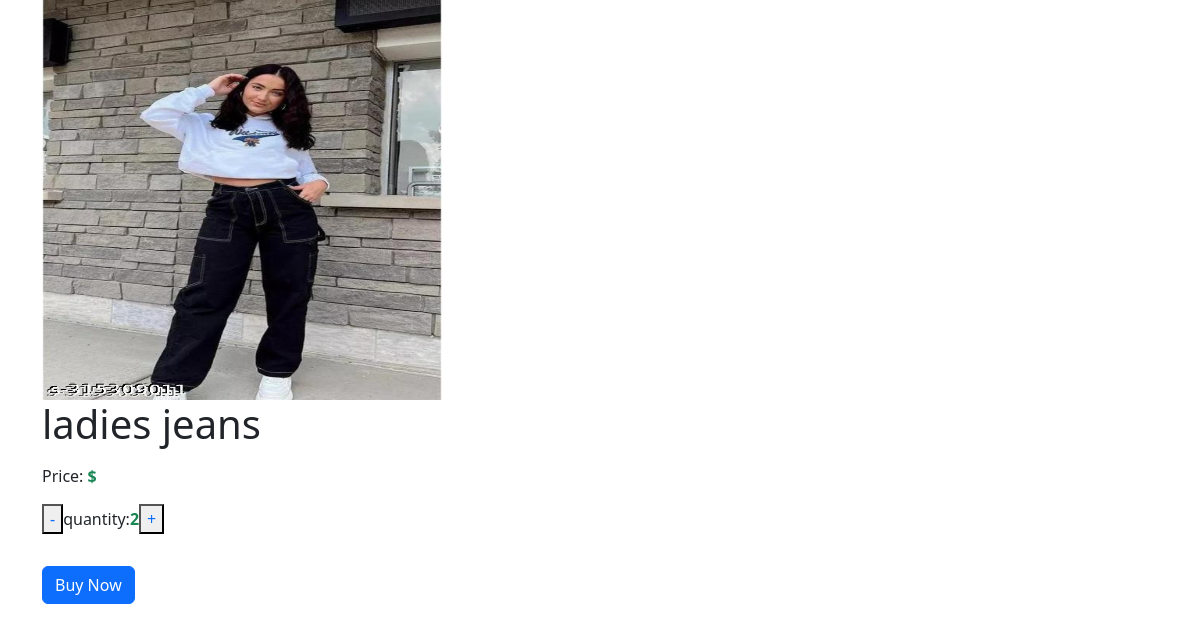
/view_cart (signed in), run on an earlier commit of the app's database.
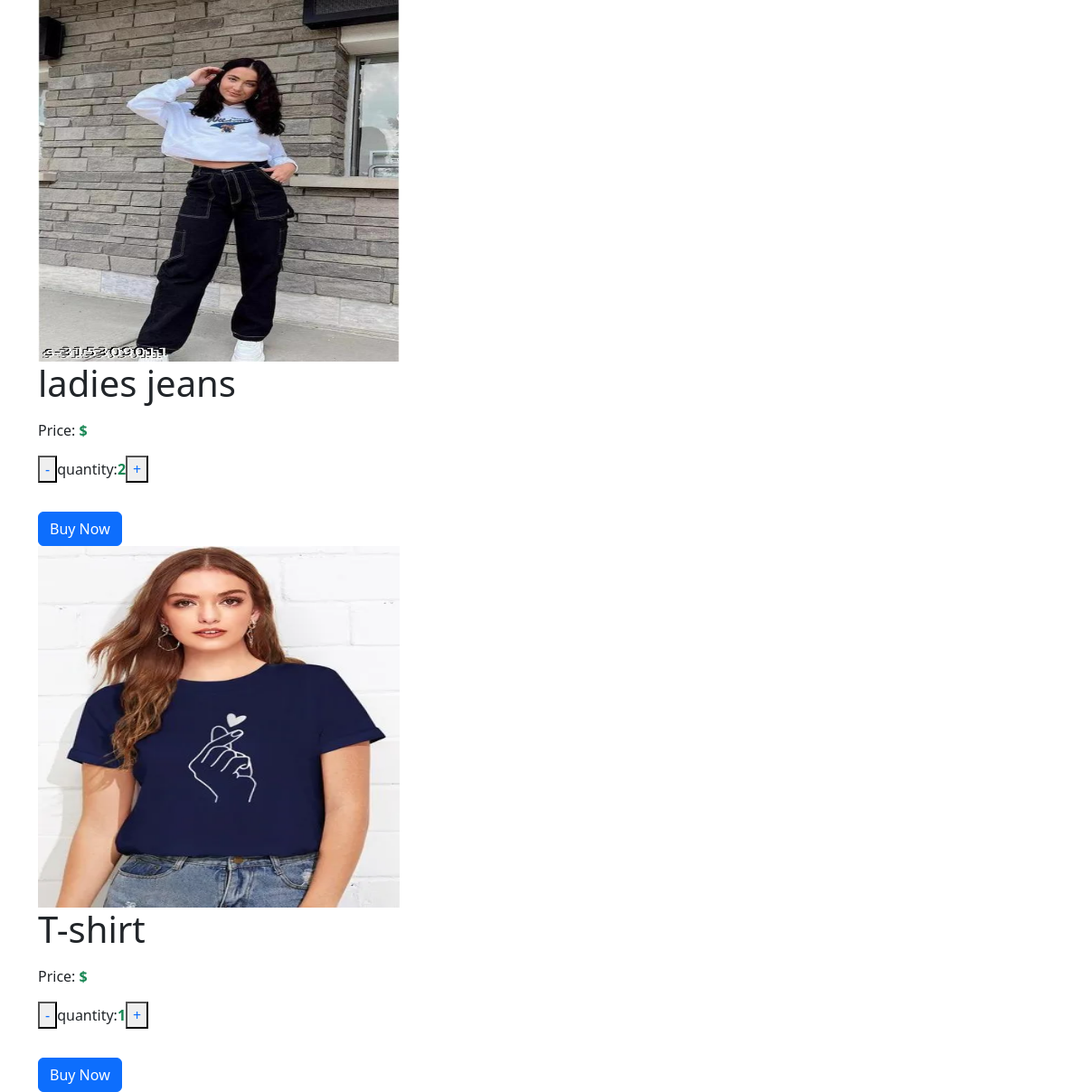
And on a later commit of the database.
### app/models.py (models this page shows)
class Cart(models.Model):
    product=models.ForeignKey(Product,on_delete=models.CASCADE)
    user=models.ForeignKey(User,on_delete=models.CASCADE)
    qty=models.IntegerField()

class Product(models.Model):
    pid=models.TextField()
    name=models.TextField()
    dis=models.TextField()
    price=models.IntegerField()
    stock=models.IntegerField()
    img=models.FileField()

### app/views.py (the view)
# urls.py: path('view_cart',views.view_cart),
def view_cart(req):
    user=User.objects.get(username=req.session['user'])
    data=Cart.objects.filter(user=user)
    return render(req,'user/cart.html',{'cart':data})

### template/user/cart.html (shortened to what this page needs)
<!DOCTYPE html>
<html lang="en">
<head>
    <link href="https://cdn.jsdelivr.net/npm/bootstrap@5.3.3/dist/css/bootstrap.min.css" rel="stylesheet">
</head>
<body>
    <div class="container">
        <div class="row">
            {% for i in cart %}
            <div class="col-lg-12">
                <img src="{{i.product.img.url}}" style="width: 400px; height: 400px;" alt="">
                <div class="col-lg-7">
                    <h1 class="mb-3">{{ i.product.name }}</h1>
                    <p>Price: <span class="text-success fw-bold">${{i.product.offer_price}}</span></p>
                    <p><button><a href="qty_dec/{{i.pk}}" style="text-decoration: none;">-</a></button>quantity:<span class="text-success fw-bold">{{i.qty}}</span><button><a href="qty_in/{{i.pk}}" style="text-decoration: none;">+</a></button></p>
                    <a href="cart_pro_buy/{{i.pk}}"><button class="btn btn-primary mt-3">Buy Now</button></a>
                </div>
            </div>
            {% endfor %}
        </div>
       </div>
</body>
</html>

What changed in the data, as far as the page shows it:
added Cart: product.img (picture), product.name "T-shirt", qty "1"
